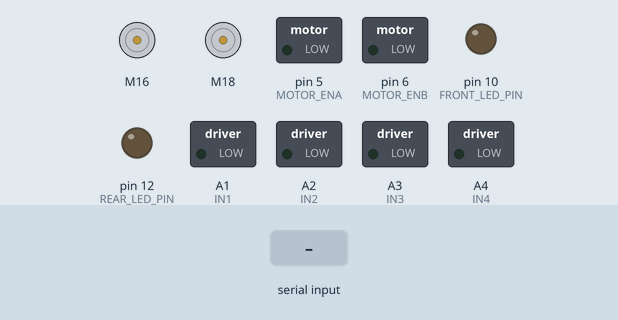
Recording of a sketch running on a simulated Arduino Uno, built with avr-gcc and run on an emulated ATmega328P. Parts: 2 × DC motor (green arrow = forward, orange = backward, longer = faster), switched loads named in the sketch (green lamp = pin HIGH), output pins drawn as LEDs (lit = HIGH). The inputs (shaded band) are chosen by the test bench.

Above: at 1.2 s.
1.3 s: "1" received over the second serial link
At 2.0 s:
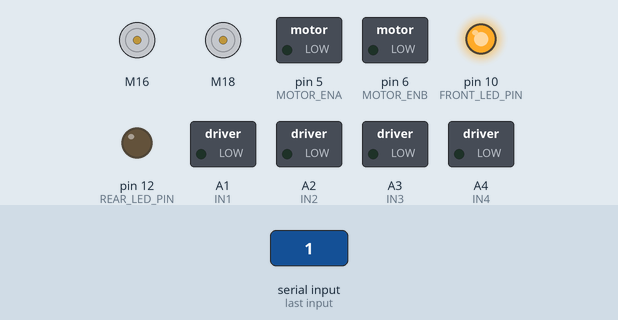
2.8 s: "0" received over the second serial link
4.3 s: "2" received over the second serial link
At 5.4 s:
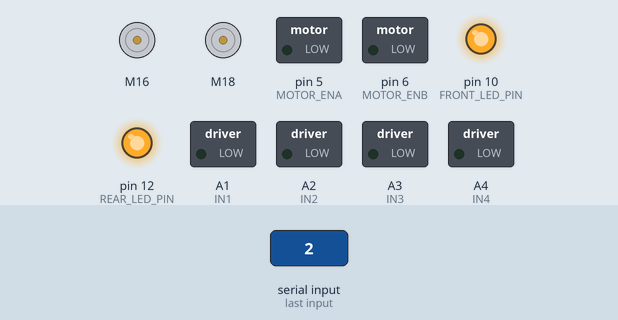
5.8 s: "1" received over the second serial link
At 6.6 s:
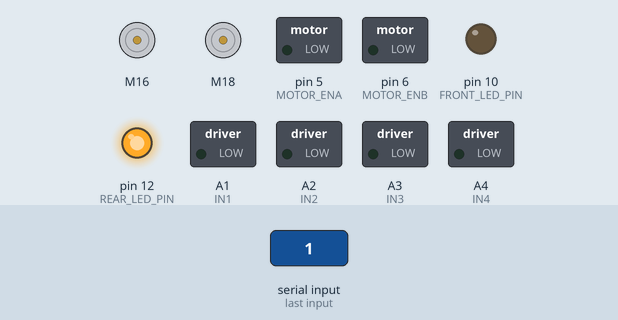
7.3 s: "2" received over the second serial link
At 7.7 s:
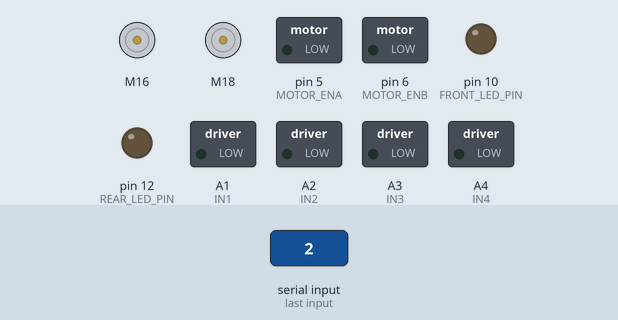
Timing chart, 0 to 9.8 s (numbered marks = the images above; inputs shaded):
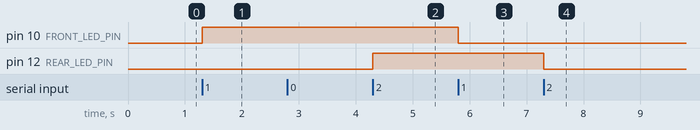

The sketch:

main_car_code.ino
```cpp
#include <L298NX2.h>
#include <SoftwareSerial.h>
#include <Servo.h>

#define FRONT_LED_PIN 10
#define REAR_LED_PIN 12
#define SERVO_SIG 11
#define HC_TXD 3
#define HC_RXD 4
#define ULTRA_TRIG 9
#define ULTRA_ECHO 2
#define MOTOR_ENA 5
#define MOTOR_ENB 6
#define IN1 A1
#define IN2 A2
#define IN3 A3
#define IN4 A4

L298NX2 motors(MOTOR_ENA,IN2,IN1,MOTOR_ENB,IN4,IN3);
SoftwareSerial mySerial(HC_TXD, HC_RXD);
bool hc05Flag = false;

//bluetooth commend by character.
typedef const char command;
command FORWARD = 'F';
command BACKWARD = 'B';
command LEFT = 'L';
command RIGHT = 'R';
command STOP = '0';
command FRONT_LEDS = '1';
command REAR_LEDS = '2';
command SERVO_RIGHT = '+';
command SERVO_LEFT = '-';
command CHECK_CONNECTION = 'C';

//leds variable.
int rearLedState = 0;
int frontLedState = 0;


void setup() {
 mySerial.begin(38400);

 pinMode(FRONT_LED_PIN,OUTPUT);
 pinMode(REAR_LED_PIN,OUTPUT);

 //init all motors pin.
  pinMode(MOTOR_ENA , OUTPUT);
  pinMode(MOTOR_ENB , OUTPUT);
  pinMode(IN1 , OUTPUT);
  pinMode(IN2 , OUTPUT);
  pinMode(IN3 , OUTPUT);
  pinMode(IN4 , OUTPUT);

  motors.setSpeed(200);

}

void loop() {
  char input;
  if(mySerial.available()){
    hc05Flag = true;
    input = mySerial.read();
  }
  if(hc05Flag){
    switchCommand(input);
    hc05Flag = false;
  }
}

//switch between bluetooth command.
void switchCommand(char input){
  switch (input) {
    case FORWARD:{
      motors.forward();
      break;
    }
    case BACKWARD:{
      motors.backward();
      break;
    }
    case LEFT:{
      motors.forwardB();
      motors.backwardA();
      break;
    }
    case RIGHT:{
      motors.forwardA();
      motors.backwardB();
      break;
    }
    case FRONT_LEDS:{
      toglleFrontLed();
      break;
    }
    case REAR_LEDS:
    {
      toggleRearLed();
      break;
    }
    case STOP:
    {
      motors.stop();
      break;
    }
    case CHECK_CONNECTION:
      mySerial.print('Y');
    default:
      break;
  }
}

//toggle the two rear leds.
void toggleRearLed(){
  rearLedState = (rearLedState == 0) ? 1 : 0;
  digitalWrite(REAR_LED_PIN,rearLedState);
}

//toggle the two front leds.
void toglleFrontLed(){
  frontLedState = (frontLedState == 0) ? 1 : 0;
  digitalWrite(FRONT_LED_PIN,frontLedState);
}
```

Measured:
- after the input at 1.3 s, pin 10 (FRONT_LED_PIN): LOW → HIGH at once
- after the input at 4.3 s, pin 12 (REAR_LED_PIN): LOW → HIGH at once
- after the input at 5.8 s, pin 10 (FRONT_LED_PIN): HIGH → LOW at once
- after the input at 7.3 s, pin 12 (REAR_LED_PIN): HIGH → LOW at once
